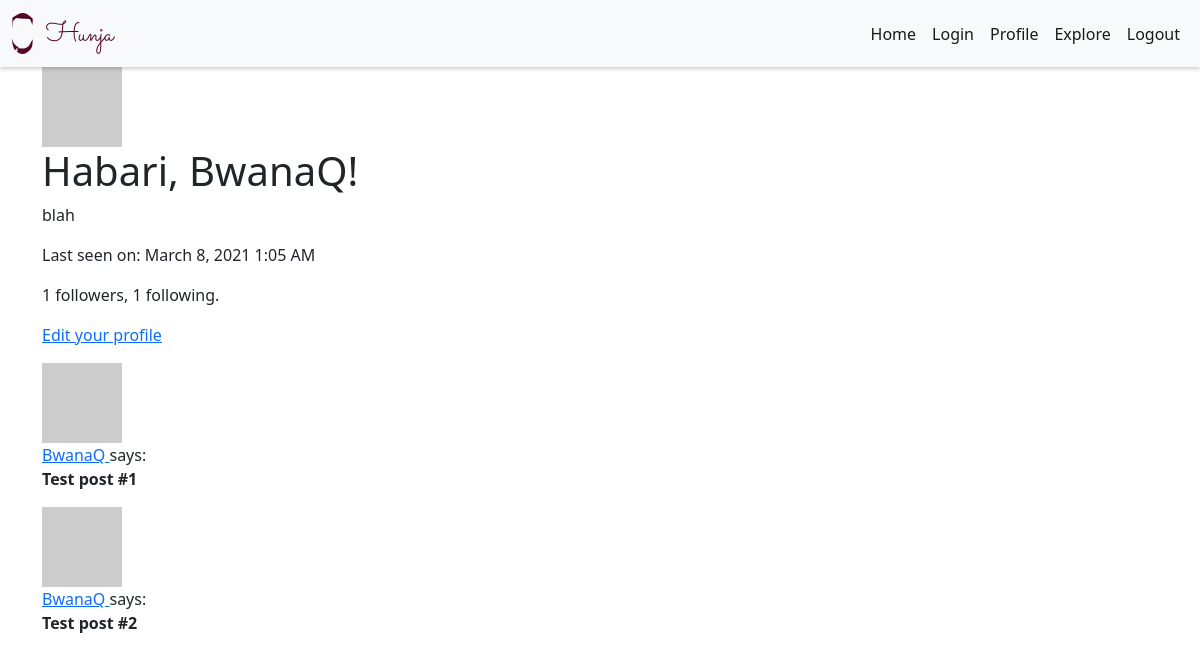
Before: /user/BwanaQ (signed in) with the older database file.
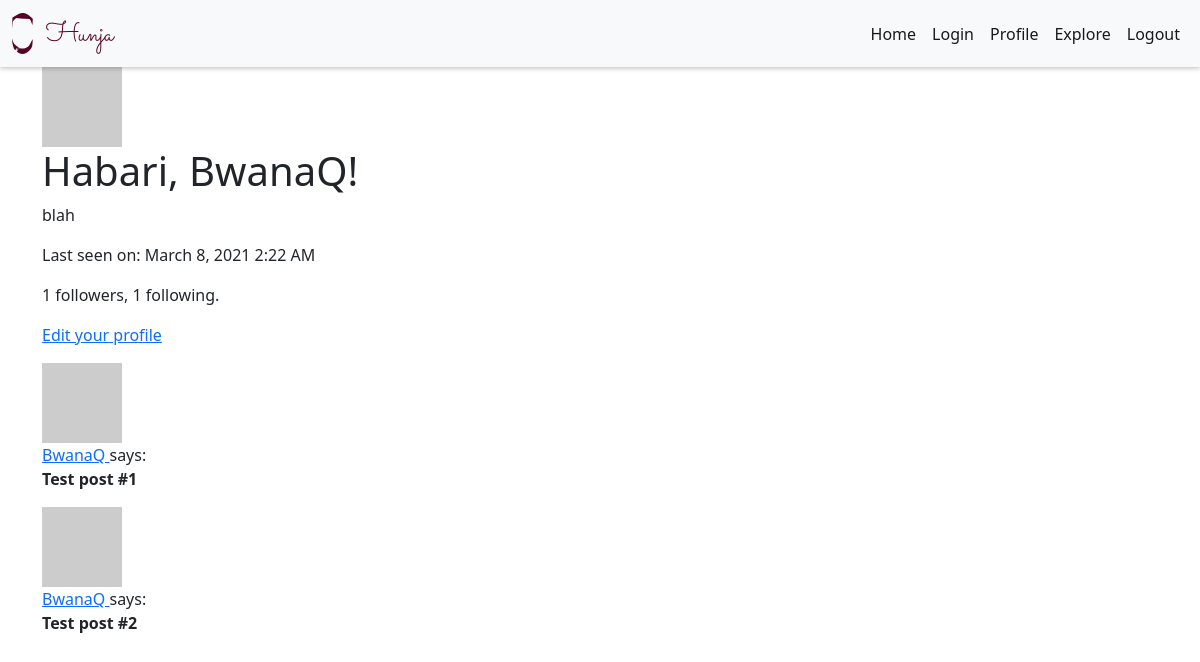
After: the same page with the newer database file.
### app/models.py (models this page shows, shortened)
class User(UserMixin, db.Model):
    id = db.Column(db.Integer, primary_key=True)
    username = db.Column(db.String(64), index=True, unique=True)
    email = db.Column(db.String(120), index=True, unique=True)
    password_hash = db.Column(db.String(128))
    posts = db.relationship('Post', backref='author', lazy='dynamic')
    about_me = db.Column(db.String(140))
    last_seen = db.Column(db.DateTime, default=datetime.utcnow)
    followed = db.relationship(
        'User', secondary=followers,
        primaryjoin=(followers.c.follower_id == id),
        secondaryjoin=(followers.c.followed_id == id),
        backref=db.backref('followers', lazy='dynamic'), lazy='dynamic')
    def avatar(self, size):
        digest = md5(self.email.lower().encode('utf-8')).hexdigest()
        return 'https://www.gravatar.com/avatar/{}?d=identicon&s={}'.format(
            digest, size)

### app/routes.py (the view)
@app.route('/user/<username>')
@login_required
def user(username):
    user = User.query.filter_by(username=username).first_or_404()
    posts = [
        {'author': user, 'body': 'Test post #1'},
        {'author': user, 'body': 'Test post #2'}
    ]
    form = EmptyForm()
    return render_template('user.html', user=user, posts=posts, form=form)

### app/models.py (called while the page is built)
@login.user_loader
def load_user(id):
    return User.query.get(int(id))

### app/routes.py (called while the page is built)
@app.before_request
def before_request():
    if current_user.is_authenticated:
        current_user.last_seen = datetime.utcnow()
        db.session.commit()

### app/templates/user.html (shortened to what this page needs)
{% extends 'base.html' %}
{%block content%}
<div class="">
  <img src="{{ user.avatar(128) }}" />
</div>
<h1>Habari, {{ current_user.username }}!</h1>
{% if user.about_me %}
  <p>{{ user.about_me }}</p>
{% endif %}
{% if user.last_seen %}
  <p>Last seen on: {{ moment(user.last_seen).format('LLL') }}</p>
{% endif %}
<p>{{ user.followers.count() }} followers, {{ user.followed.count() }} following.</p>
{% if user == current_user %}
  <p><a href="{{ url_for('edit_profile') }}">Edit your profile</a></p>
{% endif %}
{% for post in posts %}
  {%include '_posts.html'%}
{% endfor %}
{%endblock content%}

### app/templates/base.html (shortened to what this page needs)
<!DOCTYPE html>
<html lang="en">
  <head>
    <link
      href="https://cdn.jsdelivr.net/npm/bootstrap@5.0.0-beta2/dist/css/bootstrap.min.css"
      rel="stylesheet"
    />
    <link
      rel="stylesheet"
      href="{{url_for('static', filename='css/main.css')}}"
    />
  </head>
  <body>
    <nav class="navbar navbar-expand-lg navbar-light bg-light">
      <div class="container-fluid">
        <a class="navbar-brand" href="/"
          ><img src="{{url_for('static', filename='img/logo.png')}}"
        /></a>
        <div class="collapse navbar-collapse" id="navbarSupportedContent">
          <ul class="navbar-nav ms-auto mb-2 mb-lg-0">
            <li class="nav-item">
              <a
                class="nav-link active"
                aria-current="page"
                href="{{ url_for('index') }}"
                >Home</a
              >
            </li>
            <li class="nav-item">
              <a
                class="nav-link active"
                aria-current="page"
                href="{{ url_for('login') }}"
                >Login</a
              >
            </li>
            <li class="nav-item">
              <a
                class="nav-link active"
                aria-current="page"
                href="{{ url_for('user', username=current_user.username) }}"
                >Profile</a
              >
            </li>
            <li class="nav-item">
              <a
                class="nav-link active"
                aria-current="page"
                href="{{ url_for('explore') }}"
                >Explore</a
              >
            </li>
            <li class="nav-item">
              <a
                class="nav-link active"
                aria-current="page"
                href="{{ url_for('logout') }}"
                >Logout</a
              >
            </li>
          </ul>
        </div>
      </div>
    </nav>
    <div class="container">
       {%block content%} {%endblock%}
    </div>
  </body>
</html>

### app/templates/_posts.html
<div>
  <div>
    <img src="{{ post.author.avatar(36) }}" />
  </div>
  <p>
    <a href="{{ url_for('user', username=post.author.username) }}">
      {{ post.author.username }}
    </a>
    says:
    <br />
    <b> {{ post.body }} </b>
  </p>
</div>

### app/static/css/main.css (style rules this page uses)
nav { box-shadow: 0 2px 4px 0 rgba(0, 0, 0, 0.2); }

Changed rows visible on the page:
changed User "BwanaQ": last_seen "March 8, 2021 1:05 AM" → "March 8, 2021 2:22 AM"
